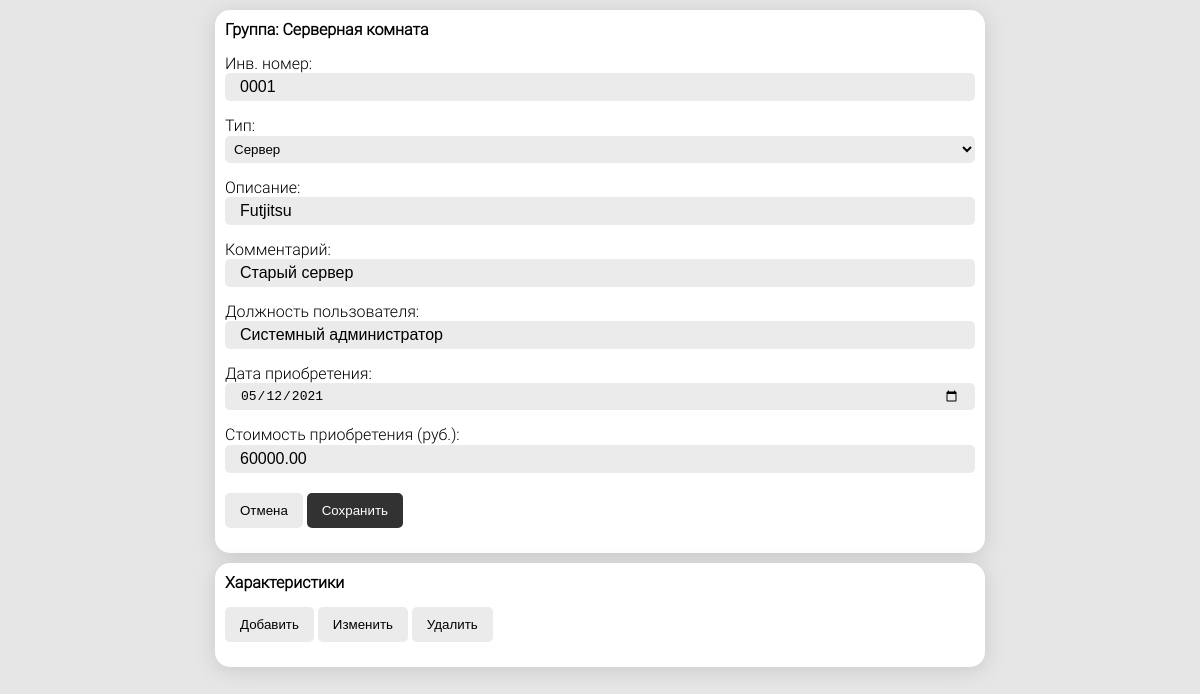
The page /equipment_card/2/ (signed in) on the database as committed earlier.
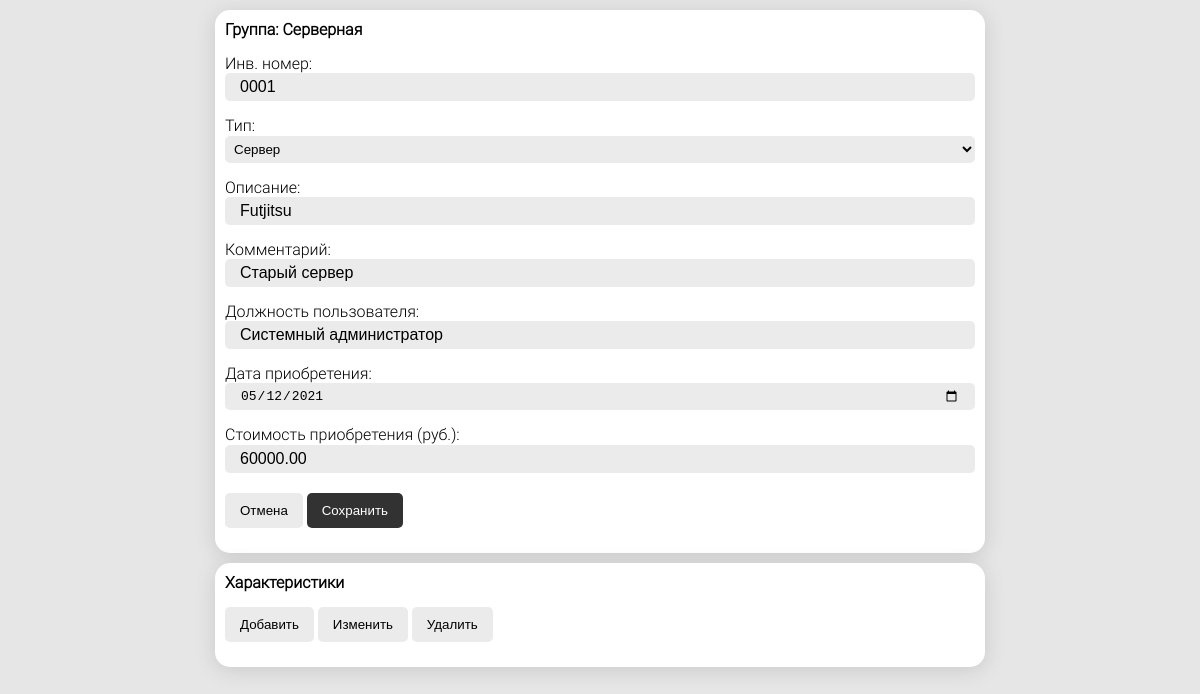
The same page on the database as committed later.
### main/models.py (models this page shows, shortened)
class EquipmentCard(models.Model):
    group = models.ForeignKey(Group, verbose_name='Группа', on_delete=models.CASCADE)
    equipment_type = models.ForeignKey('EquipmentType', verbose_name='Тип оборудования', on_delete=models.CASCADE)
    inv_number = models.CharField(max_length=100, verbose_name='Инвентарный номер', null=True, blank=True)
    title = models.CharField(max_length=1000, verbose_name='Описание', null=True, blank=True)
    comment = models.TextField(verbose_name='Комментарий', null=True, blank=True)
    worker = models.CharField(max_length=1000, verbose_name='Пользователь оборудования', null=True, blank=True)
    purchase_date = models.DateField(verbose_name='Дата приобретения', null=True, blank=True)
    price = models.DecimalField(max_digits=15, decimal_places=2, verbose_name='Стоимость', null=True, blank=True)
    class Meta:
        verbose_name = 'Учетная карточка'
        verbose_name_plural = 'Учетные карточки'

class Group(models.Model):
    title = models.CharField(max_length=1024, verbose_name='Наименование')
    user = models.ForeignKey(User, verbose_name='Пользователь', on_delete=models.CASCADE)
    group = models.ForeignKey(
        'self',
        verbose_name='Группа',
        related_name='child_groups',
        on_delete=models.CASCADE,
        null=True,
        blank=True,
        default=None
    )
    class Meta:
        verbose_name = 'Группа'
        verbose_name_plural = 'Группы'
        ordering = ['title']

### main/views.py (the view)
# urls.py: path('equipment_card/<int:card_id>/', equipment_card, name='equipment_card'),
@login_required
def equipment_card(request, card_id):
    user = request.user
    try:
        card = EquipmentCard.objects.get(pk=card_id)
    except EquipmentCard.DoesNotExist:
        return Http404()
    if card.group.user != user:
        return Http404()
    types = EquipmentType.objects.filter(user=user)
    context = {
        'equipment_card': card,
        'equipment_types': types
    }
    return render(request, 'main/equipment_card.html', context=context)

### main/templatetags/custom_filters.py (called while the page is built)
def dot(value):
    return str(value).replace(',', '.')

### templates/main/equipment_card.html (shortened to what this page needs)
{% extends 'main/base.html' %}
{% load static %}
{% load custom_filters %}
{% block style %}
    <link rel="stylesheet" href="{% static 'main/css/equipment_card.css' %}">
{% endblock %}
{% block content %}
    <div class="container" id="card_container">
        <form>
            <h1>
                Группа: {{ equipment_card.group.title }}
            </h1>
            <div>
                <label for="inv_number">Инв. номер:</label>
                <input type="text" id="inv_number" name="inv_number" value="{{ equipment_card.inv_number|default_if_none:"" }}">
            </div>
            <div>
                <label for="equipment_type">Тип:</label>
                <select name="equipment_type" id="equipment_type">
                    {% for equipment_type in equipment_types %}
                        {% if equipment_card.equipment_type.id == equipment_type.id %}
                            <option value="{{ equipment_type.id }}" selected>{{ equipment_type.title }}</option>
                        {% else %}
                            <option value="{{ equipment_type.id }}">{{ equipment_type.title }}</option>
                        {% endif %}
                    {% endfor %}
                </select>
            </div>
            <div>
                <label for="title">Описание:</label>
                <input type="text" id="title" name="title" value="{{ equipment_card.title|default_if_none:"" }}">
            </div>
            <div>
                <label for="comment">Комментарий:</label>
                <input type="text" id="comment" name="comment" value="{{ equipment_card.comment|default_if_none:"" }}">
            </div>
            <div>
                <label for="worker">Должность пользователя:</label>
                <input type="text" id="worker" name="worker" value="{{ equipment_card.worker|default_if_none:"" }}">
            </div>
            <div>
                <label for="purchase_date">Дата приобретения:</label>
                <input type="date"
                       id="purchase_date"
                       name="purchase_date"
                       value="{{ equipment_card.purchase_date|date:"Y-m-d" }}"
                >
            </div>
            <div>
                <label for="price">Стоимость приобретения (руб.):</label>
                <input type="text"
                       id="price"
                       name="price"
                       pattern="(\d{0,13})|(\d{0,13}\.\d{0,2})"
                       value="{{ equipment_card.price|default_if_none:""|dot }}"
                >
            </div>
            <div>
                <input type="button" value="Отмена">
                <input type="submit" value="Сохранить">
            </div>
        </form>
    </div>
    <div class="container" id="features_container">
        <h1>Характеристики</h1>
        <div>
            <input type="button" id="create_feature_btn" value="Добавить">
            <input type="button" id="edit_feature_btn" value="Изменить">
            <input type="button" id="remove_feature_btn" value="Удалить">
        </div>
    </div>
{% endblock %}

Rows that differ between the two databases and show on the page:
changed through a linked row, EquipmentCard "Futjitsu": group "Серверная комната" → "Серверная"
